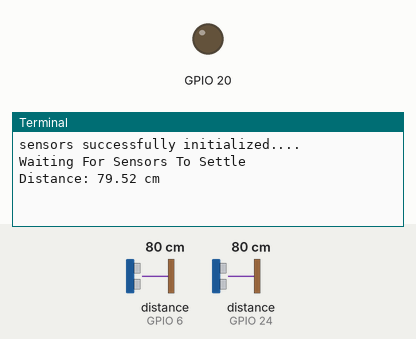
Bench run of a program on a simulated Raspberry Pi (BCM pin numbers). Shown: output pins drawn as LEDs (lit = HIGH), the last lines printed to the terminal. The test bench sets the inputs (shaded band); at power-on: distance to the obstacle (sensors on GPIO 6, GPIO 24) 80 cm. The echo pulse lasts 58.3 µs per cm; web requests get an empty 200 reply after 0.4 s; the clock reads 2024-03-15 10:24:30 at power-on unless the program sets it; pins used as bus, display or sensor lines are not drawn.

Above: at 3.7 s.
3.8 s: distance to the obstacle (sensor on GPIO 6) set to 22 cm
At 4.7 s:
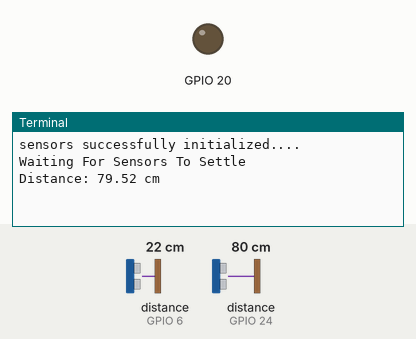
6.8 s: distance to the obstacle (sensor on GPIO 6) set to 19 cm
At 8.5 s:
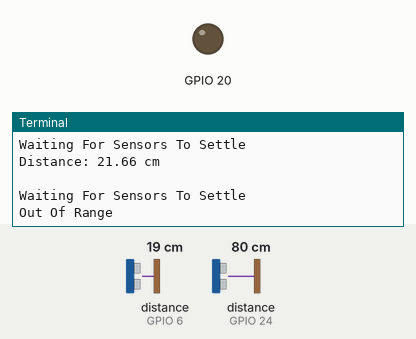

The program:

main.py
```python
#!/usr/bin/python
#encoding:utf-8

import RPi.GPIO as GPIO                    #Import GPIO library
import time                                #Import time library
GPIO.setmode(GPIO.BCM)                     #Set GPIO pin numbering
import requests

SENSOR1_TRIG = 23                                  #Associate pin 15 to TRIG
SENSOR1_ECHO = 24                                  #Associate pin 14 to Echo

SENSOR2_TRIG = 20                                 #Associate pin 15 to TRIG
SENSOR2_ECHO = 21                                  #Associate pin 14 to Echo

SENSOR3_TRIG = 12                                 #Associate pin 15 to TRIG
SENSOR3_ECHO = 16                                #Associate pin 14 to Echo

SENSOR4_TRIG = 7                                 #Associate pin 15 to TRIG
SENSOR4_ECHO = 8                                  #Associate pin 14 to Echo

SENSOR5_TRIG = 5                                  #Associate pin 15 to TRIG
SENSOR5_ECHO = 6                                  #Associate pin 14 to Echo

trig_pins = {SENSOR1_TRIG,SENSOR2_TRIG,SENSOR3_TRIG,SENSOR4_TRIG,SENSOR5_TRIG}
echo_pins = {SENSOR1_ECHO,SENSOR2_ECHO,SENSOR3_ECHO,SENSOR4_ECHO,SENSOR5_ECHO}
GPIO.setwarnings(False)

url = 'http://ultrapisensor.caramacs.com/api/sensor_data'

def get_data(url):
    r = requests.get(url)
    print(r.text)

distance = 0

payload = {'sensor_id': '044ea4f4-fd82-482c-97d1-7c190c70cbd7', 'value': distance}

def send_sensor_data(url,payload):
    r = requests.post(url, data=payload)

    print(r.status_code)
    #end of sending data


def init_sensors(trig_pins,echo_pins):
    #trig_pins = {SENSOR1_TRIG,SENSOR2_TRIG,SENSOR3_TRIG,SENSOR4_TRIG,SENSOR5_TRIG}
    #echo_pins = {SENSOR1_ECHO,SENSOR2_ECHO,SENSOR3_ECHO,SENSOR4_ECHO,SENSOR5_ECHO}
    #set pins as output and input

    for i in trig_pins:
        GPIO.setup(i,GPIO.OUT)
        time.sleep(0.5)
    for i in echo_pins:
        GPIO.setup(i,GPIO.IN)                   #Set pin as GPIO in

    print('sensors successfully initialized....')

init_sensors(trig_pins,echo_pins)

def pull_trig_low(trig_pins):
    for i in trig_pins:
            GPIO.output(i, False)                 #Set TRIG as LOW
            time.sleep(0.0002)


def pull_trig_high(trig_pins):
    for i in trig_pins:
            GPIO.output(i, True)                 #Set TRIG as LOW
            time.sleep(0.0002)


def pull_echo_low(echo_pins):
    for i in echo_pins:
            GPIO.output(i, False)                 #Set TRIG as LOW
            time.sleep(0.0002)

def pull_echo_high(echo_pins):
    for i in echo_pins:
            GPIO.output(i, True)                 #Set TRIG as LOW
            time.sleep(0.0002)

def get_gpio_status(echo_pins):
    for i in echo_pins:
        if GPIO.input(i)==0:
            return 0
        else :
            return 1


while True:
    time.sleep(1)
    pull_trig_low(trig_pins)
    #GPIO.output(SENSOR1_TRIG, False)                 #Set TRIG as LOW
    print("Waiting For Sensors To Settle")
    time.sleep(0.0002)
                              #Delay of 2 seconds
    pull_trig_high(trig_pins)
    #GPIO.output(SENSOR1_TRIG, True)                  #Set TRIG as HIGH
    time.sleep(0.00001)                      #Delay of 0.00001 seconds
    pull_trig_low(trig_pins)
    #GPIO.output(SENSOR1_TRIG, False)                 #Set TRIG as LOW

    while get_gpio_status(echo_pins)==0:
        pulse_start = time.time()              #Time of the last  LOW pulse

    while get_gpio_status(echo_pins)==1:               #Check whether Echo is HIGH
        pulse_end = time.time()                 #Time of the last HIGH pulse
        pulse_duration = pulse_end - pulse_start  #pulse duration to a variable
        distance = pulse_duration * 17150        #Calculate distance
        distance = round(distance, 2)            #Round to two decimal points
    if distance > 20 and distance < 400:     #Is distance within range
        print("Distance:",distance - 0.5,"cm" ) #Distance with calibration
        payload = {'sensor_id': '044ea4f4-fd82-482c-97d1-7c190c70cbd7', 'value': distance}
        r = requests.post(url, data=payload)
        print(r.text)
        time.sleep(0.0002)

        # send it to api
    else:
        print("Out Of Range")                  #display out of range
```

Measured:
- the behaviour switches between 21 and 20 cm on distance to the obstacle (sensor on GPIO 6) (found by bisection; images 1 and 2)
- after the input at 6.8 s, the terminal: prints a new line after 0.93 s (image 2)
